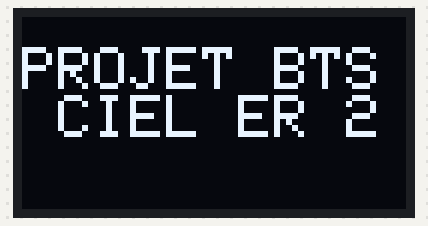
This sketch was run on a simulated ESP32. Shown: 128×64 one-colour display.

Above: at 0.1 s.

The sketch:

test_ecran.ino
```cpp
#include <Wire.h>
#include <Adafruit_GFX.h>
#include <Adafruit_SSD1306.h>

#define SCREEN_WIDTH 128
#define SCREEN_HEIGHT 64
#define OLED_ADDRESS 0x3C  // Adresse I2C de l'écran (souvent 0x3C)

// Définition des broches I2C pour l'ESP32 DevKit V1
#define SDA_PIN 21
#define SCL_PIN 22

// Création d'un objet Wire personnalisé si nécessaire
TwoWire I2COLED = TwoWire(0);

// Initialisation de l'écran OLED
Adafruit_SSD1306 display(SCREEN_WIDTH, SCREEN_HEIGHT, &I2COLED);

void setup() {
  Serial.begin(115200);

  // Initialisation du bus I2C avec les broches définies
  I2COLED.begin(SDA_PIN, SCL_PIN);

  // Initialisation de l'écran OLED
  if (!display.begin(SSD1306_SWITCHCAPVCC, OLED_ADDRESS)) {
    Serial.println(F("Échec de l'initialisation de l'écran OLED"));
    while (true); // Boucle infinie si erreur
  }

  // Efface l'écran
  display.clearDisplay();

  // Affiche un message simple
  display.setTextSize(2);
  display.setTextColor(SSD1306_WHITE);
  display.setCursor(0, 10);
  display.println("PROJET BTS CIEL ER 2");
  display.display();  // Affichage sur l'écran
}

void loop() {
  // Pas de code en boucle ici, c'est juste un test statique
}
```
